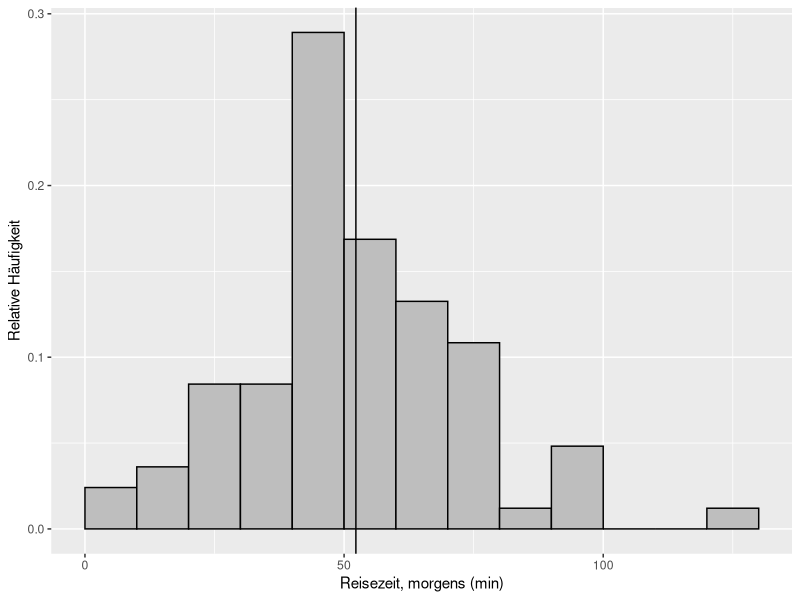
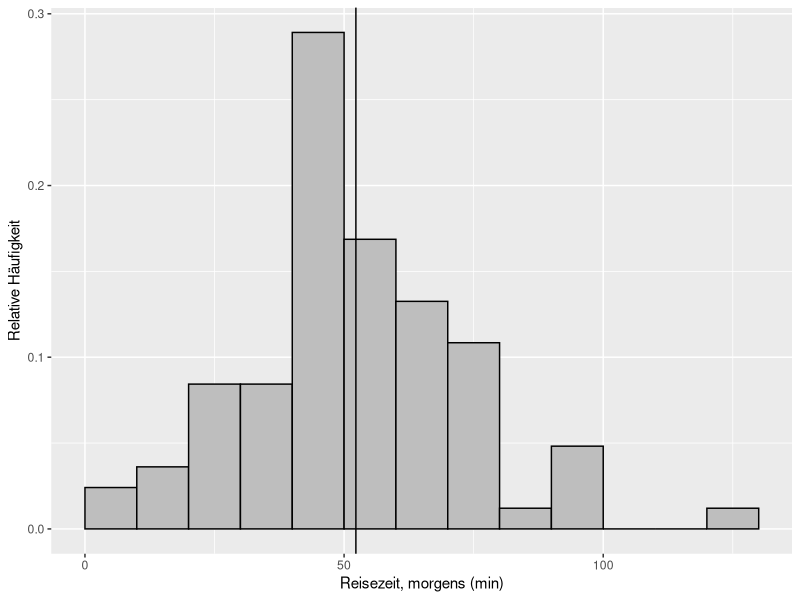
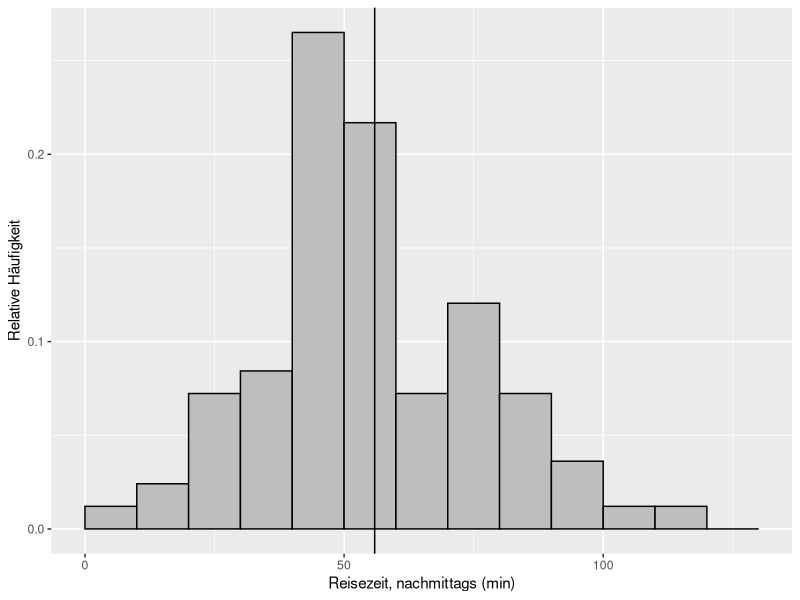
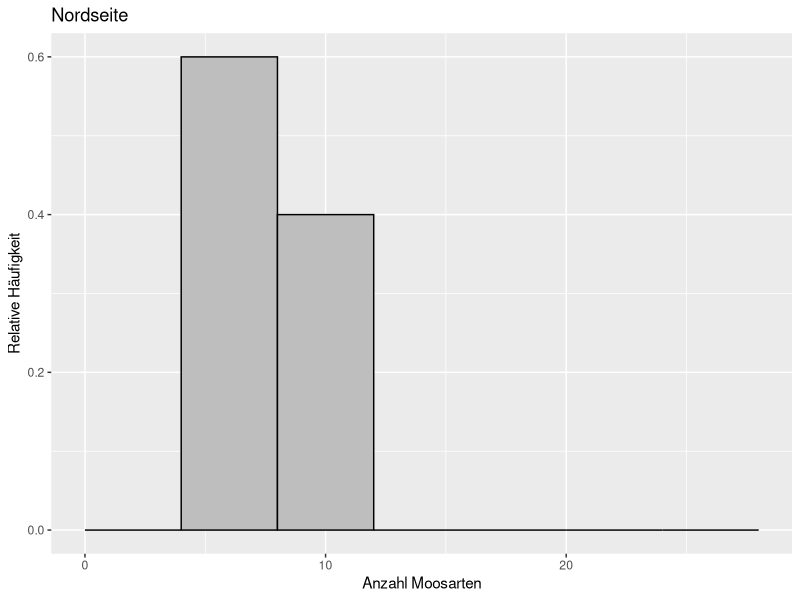
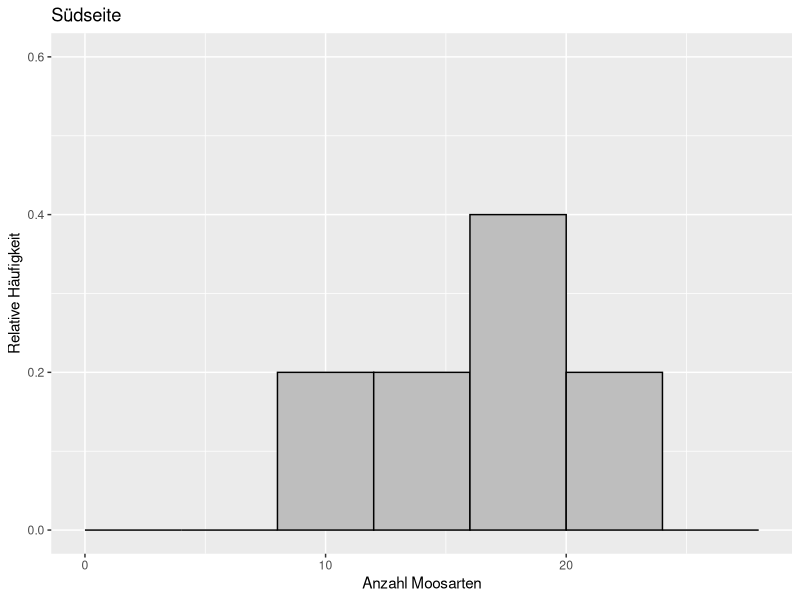
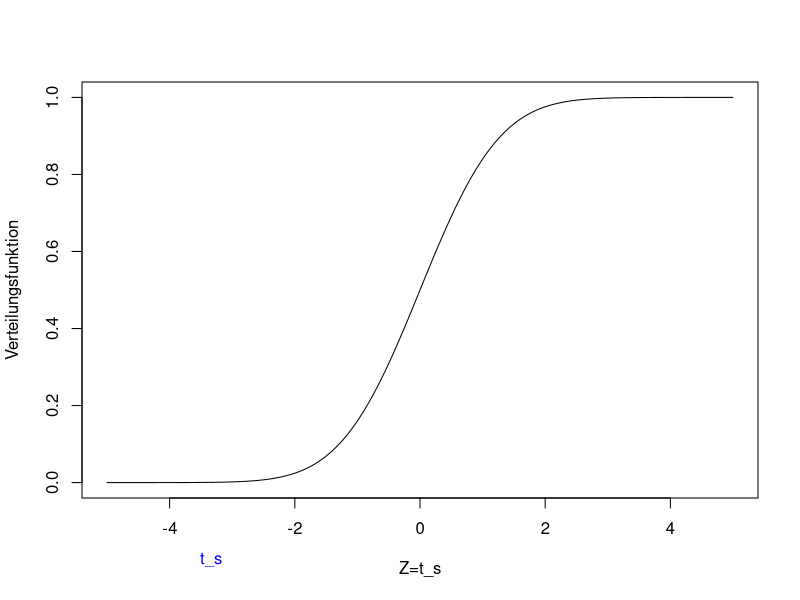
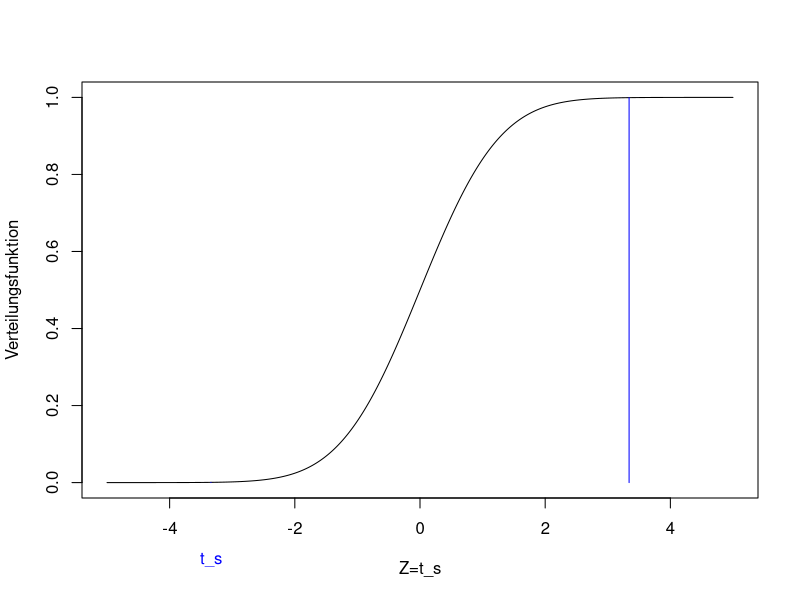
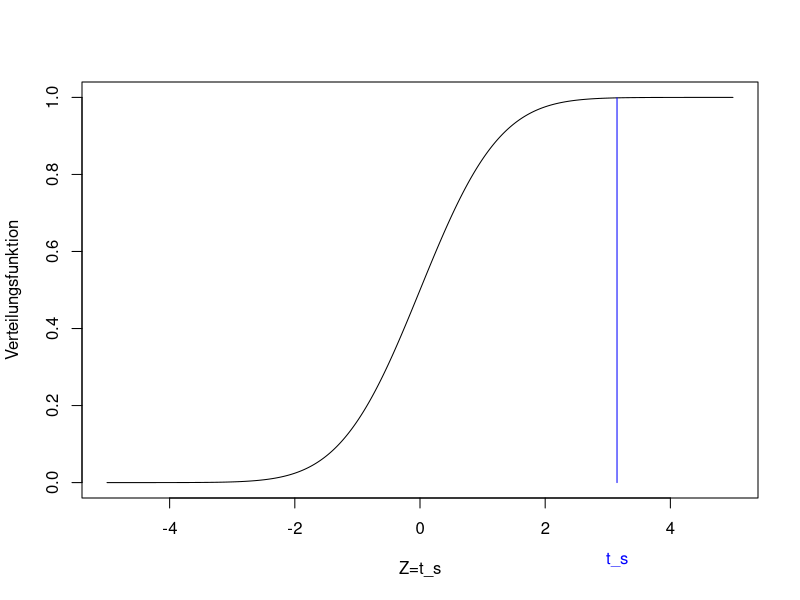

The R script that drew these images, in order: (Note: this script raises an error after producing the figures.)
## ---- chunk 1
# Paket laden, das für das Einlesen von xlsx gebraucht wird
library("readxl")
library("ggplot2")
# Daten einlesen
reisedat <- read_excel("data/Daten_Distanz_Reisezeit_2023_korrigiert.xlsx", na = "-999")
# in data.frame umwandeln
reisedat <- as.data.frame(reisedat)
# Histogramm
ggplot(reisedat, aes(x=zeit_morgens)) +
  geom_histogram(aes(y=after_stat(count/sum(count))), breaks=seq(0, 130, 10), colour="black", fill="grey") +
  geom_vline(xintercept=mean(reisedat$zeit_morgens, na.rm=TRUE)) +
  xlab("Reisezeit, morgens (min)") +
  ylab("Relative Häufigkeit")
## ---- chunk 2
ggplot(reisedat, aes(x=zeit_morgens)) +
  geom_histogram(aes(y=after_stat(count/sum(count))), breaks=seq(0, 130, 10), colour="black", fill="grey") +
  geom_vline(xintercept=mean(reisedat$zeit_morgens, na.rm=TRUE)) +
  xlab("Reisezeit, morgens (min)") +
  ylab("Relative Häufigkeit")
ggplot(reisedat, aes(x=zeit_nachmittags)) +
  geom_histogram(aes(y=after_stat(count/sum(count))), breaks=seq(0, 130, 10), colour="black", fill="grey") +
  geom_vline(xintercept=mean(reisedat$zeit_nachmittags, na.rm=TRUE)) +
  xlab("Reisezeit, nachmittags (min)") +
  ylab("Relative Häufigkeit")
## ---- chunk 3
# Daten aus Dormannn (2013), S. 190
moosdat = data.frame(s=c(5,8,7,9,9), n=c(12,23,15,18,20))
# Histogramme
ggplot(moosdat, aes(x=s)) +
  geom_histogram(aes(y=after_stat(count/sum(count))), breaks=seq(0, 28, 4), colour="black", fill="grey") +
  ylim(0,0.6) +
  ggtitle("Nordseite") +
  xlab("Anzahl Moosarten") +
  ylab("Relative Häufigkeit")
ggplot(moosdat, aes(x=n)) +
  geom_histogram(aes(y=after_stat(count/sum(count))), breaks=seq(0, 28, 4), colour="black", fill="grey") +
  ylim(0,0.6) +
  ggtitle("Südseite") +
  xlab("Anzahl Moosarten") +
  ylab("Relative Häufigkeit")
## ---- chunk 4
# Mittelwert
# na.rm=TRUE ignoriert NAs
xbar <- mean(reisedat$zeit_morgens, na.rm=TRUE)
xbar
# Vergleichswert
mu0 <- 60
# Standardabweichung
# na.rm=TRUE ignoriert NAs
s <- sd(reisedat$zeit_morgens, na.rm=TRUE)
s
# Stichprobenumfang
# !is.na(reisedat$zeit_morgens) verweist auf die Werte, die nicht NA sind
n <- length(reisedat$zeit_morgens[!is.na(reisedat$zeit_morgens)])
n
# Teststatistik
ts <- (xbar - mu0) / s * sqrt(n)
ts
## ---- chunk 5
plot(seq(-5,5,0.01), pt(seq(-5,5,0.01), n-1), ylim=c(0,1), type='l',
     xlab='Z=t_s', ylab='Verteilungsfunktion')
lines(c(1, 1)*ts, c(0, pt(ts, n-1)), col='blue')
text(ts,-0.2,"t_s", col="blue", xpd=TRUE)
## ---- chunk 6
pt(ts, n-1)
## ---- chunk 7
plot(seq(-5,5,0.01), pt(seq(-5,5,0.01), n-1), ylim=c(0,1), type='l',
     xlab='Z=t_s', ylab='Verteilungsfunktion')
lines(c(1, 1)*ts, c(0, pt(ts, n-1)), col='blue')
lines(c(1, 1)*(-ts), c(0, pt(-ts, n-1)), col='blue')
text(ts,-0.2,"t_s", col="blue", xpd=TRUE)
## ---- chunk 8
2*(1-pt(abs(ts),n-1))
## ---- chunk 9
ts <- (xbar - 45) / s * sqrt(n)
ts
## ---- chunk 10
plot(seq(-5,5,0.01), pt(seq(-5,5,0.01), n-1), ylim=c(0,1), type='l',
     xlab='Z=t_s', ylab='Verteilungsfunktion')
lines(c(1, 1)*ts, c(0, pt(ts, n-1)), col='blue')
text(ts,-0.2,"t_s", col="blue", xpd=TRUE)
## ---- chunk 11
1-pt(ts, n-1)
## ---- chunk 12
# Mittelwerte
# na.rm=TRUE ignoriert NAs
xbar1 <- mean(reisedat$zeit_morgens, na.rm=TRUE)
xbar1
xbar2 <- mean(reisedat$zeit_nachmittags, na.rm=TRUE)
xbar2
# Varianzen
var1 <- var(reisedat$zeit_morgens, na.rm=TRUE)
var1
var2 <- var(reisedat$zeit_nachmittags, na.rm=TRUE)
var2
# Stichprobenumfänge
# !is.na() verweist auf die Werte, die nicht NA sind
n1 <- length(reisedat$zeit_morgens[!is.na(reisedat$zeit_morgens)])
n1
n2 <- length(reisedat$zeit_nachmittags[!is.na(reisedat$zeit_nachmittags)])
n2
# Teststatistik
ts <- (xbar1 - xbar2) / sqrt(var1 / n1 + var2 / n2)
ts
## ---- chunk 13
plot(seq(-5,5,0.01), pt(seq(-5,5,0.01), n1+n2-2), ylim=c(0,1), type='l',
     xlab='Z=t_s', ylab='Verteilungsfunktion')
lines(c(1, 1)*ts, c(0, pt(ts, n1+n2-2)), col='blue')
lines(c(1, 1)*(-ts), c(0, pt(-ts, n1+n2-2)), col='blue')
text(ts,-0.2,"t_s", col="blue", xpd=TRUE)
## ---- chunk 14
2*(1-pt(abs(ts),n1+n2-2))
## ---- chunk 15
pt(ts,n1+n2-2)
## ---- chunk 16
moosdat$d <- moosdat$n - moosdat$s
# Histogramm mit Mittelwert
ggplot(moosdat, aes(x=d)) +
  geom_histogram(aes(y=after_stat(count/sum(count))), breaks=seq(-16, 16, 4), colour="black", fill="grey") +
  geom_vline(xintercept=mean(moosdat$d)) +
  ylim(0,0.6) +
  xlab("Differenz Anzahl Moosarten") +
  ylab("Relative Häufigkeit")
## ---- chunk 17
# Mittelwert
dbar <- mean(moosdat$d)
dbar
# Standardabweichung
s <- sd(moosdat$d)
s
# Stichprobenumfang
n <- length(moosdat$d)
n
# Teststatistik
ts <- (dbar - 0)/s*sqrt(n)
ts
## ---- chunk 18
plot(seq(-10,10,0.01), pt(seq(-10,10,0.01), n-1), ylim=c(0,1), type='l',
     xlab='Z=t_s', ylab='Verteilungsfunktion')
lines(c(1, 1)*ts, c(0, pt(ts, n-1)), col='blue')
lines(c(1, 1)*(-ts), c(0, pt(-ts, n-1)), col='blue')
text(ts,-0.2,"t_s", col="blue", xpd=TRUE)
## ---- chunk 19
2*(1-pt(abs(ts),n-1))
## ---- chunk 20
1-pt(ts,n-1)
## ---- chunk 21
# pdf
plot(seq(0,5,0.01), df(seq(0,5,0.01), 1, 1), ylim=c(0,4), type='l',
     xlab='Z=z', ylab='Dichtefunktion')
lines(seq(0,5,0.01), df(seq(0,5,0.01), 2, 1), col='red')
lines(seq(0,5,0.01), df(seq(0,5,0.01), 5, 2), col='blue')
lines(seq(0,5,0.01), df(seq(0,5,0.01), 10, 1), col='green')
lines(seq(0,5,0.01), df(seq(0,5,0.01), 100, 100), col='purple')
legend('topright', legend=c('F(1,1)', 'F(2,1)', 'F(5,2)', 'F(10,1)', 'F(100,100)'),
       col=c('black', 'red', 'blue', 'green', 'purple'), lty=1)
# cdf
plot(seq(0,5,0.01), pf(seq(0,5,0.01), 1, 1), ylim=c(0,1), type='l',
     xlab='Z=z', ylab='Verteilungsfunktion')
lines(seq(0,5,0.01), pf(seq(0,5,0.01), 2, 1), col='red')
lines(seq(0,5,0.01), pf(seq(0,5,0.01), 5, 2), col='blue')
lines(seq(0,5,0.01), pf(seq(0,5,0.01), 10, 1), col='green')
lines(seq(0,5,0.01), pf(seq(0,5,0.01), 100, 100), col='purple')
legend('bottomright', legend=c('F(1,1)', 'F(2,1)', 'F(5,2)', 'F(10,1)', 'F(100,100)'),
       col=c('black', 'red', 'blue', 'green', 'purple'), lty=1)
## ---- chunk 22
# Varianzen
var1 <- var(reisedat$zeit_morgens, na.rm=TRUE)
var1
var2 <- var(reisedat$zeit_nachmittags, na.rm=TRUE)
var2
# Stichprobenumfänge
n1 <- length(reisedat$zeit_morgens[!is.na(reisedat$zeit_morgens)])
n1
n2 <- length(reisedat$zeit_nachmittags[!is.na(reisedat$zeit_nachmittags)])
n2
# Teststatistik
fs <- var2 / var1
fs
## ---- chunk 23
plot(seq(0,5,0.01), pf(seq(0,5,0.01), n1-1, n2-1), ylim=c(0,1), type='l',
     xlab='Z=F_s', ylab='Verteilungsfunktion')
lines(c(1, 1)*fs, c(0, pf(fs, n1-1, n2-1)), col='blue')
text(fs-0.3,-0.2,"F_s", col="blue", xpd=TRUE)
## ---- chunk 24
1-pf(fs, n2-1, n1-1)
## ---- chunk 25
# Mittelwertschätzer
xbar <- mean(reisedat$zeit_morgens, na.rm=TRUE)
# Schätzer der Standardabweichung
s <- sd(reisedat$zeit_morgens, na.rm=TRUE)
# Werte der empirischen und geschätzten theoretischen Verteilungsfunktionen
#  für jeden Merkmalswert der Stichprobe
#  Merkmalswerte sortieren
t_sort <- sort(reisedat$zeit_morgens)
#  empirische Verteilungsfunktion
cdf_e <- seq(1/length(t_sort), 1, 1/length(t_sort))
#  theoretische Verteilungsfunktion
cdf_t <- pnorm(t_sort, mean=xbar, sd=s)
# absolute Differenzen
diff <- abs(cdf_e-cdf_t)
# maximale Differenz = Teststatistik dn
dn <- max(diff)
dn
# KS-Test
ks.test(reisedat$zeit_morgens, "pnorm", xbar, s)
## ---- chunk 26
# Werte der empirischen Verteilungsfunktionen für jeden Merkmalswert der beiden Stichproben
# Merkmalswerte sortieren
t1_sort <- sort(reisedat$zeit_morgens)
t2_sort <- sort(reisedat$zeit_nachmittags)
# empirische Verteilungsfunktion
cdf_e1 <- seq(1/length(t1_sort), 1, 1/length(t1_sort))
cdf_e2 <- seq(1/length(t2_sort), 1, 1/length(t2_sort))
# plotte empirische Verteilungsfunktionen
plot(t1_sort, cdf_e1, type='l', xlab='Reisezeit (min)', ylab='Verteilungsfunktion')
lines(t2_sort, cdf_e2, ylim=c(0,1), col='red')
## ---- chunk 27
# KS-Test
ks.test(reisedat$zeit_morgens, reisedat$zeit_nachmittags)
## ---- chunk 28
knitr::include_graphics('figs/ct_legende.png')
## ---- chunk 29
plot(seq(0,100,1), pchisq(seq(0,100,1), (12-1)*(2-1)), ylim=c(0,1), type='l',
     xlab='Z=Chi2', ylab='Verteilungsfunktion')
## ---- chunk 30
1-pchisq(49895.1, (12-1)*(2-1))
